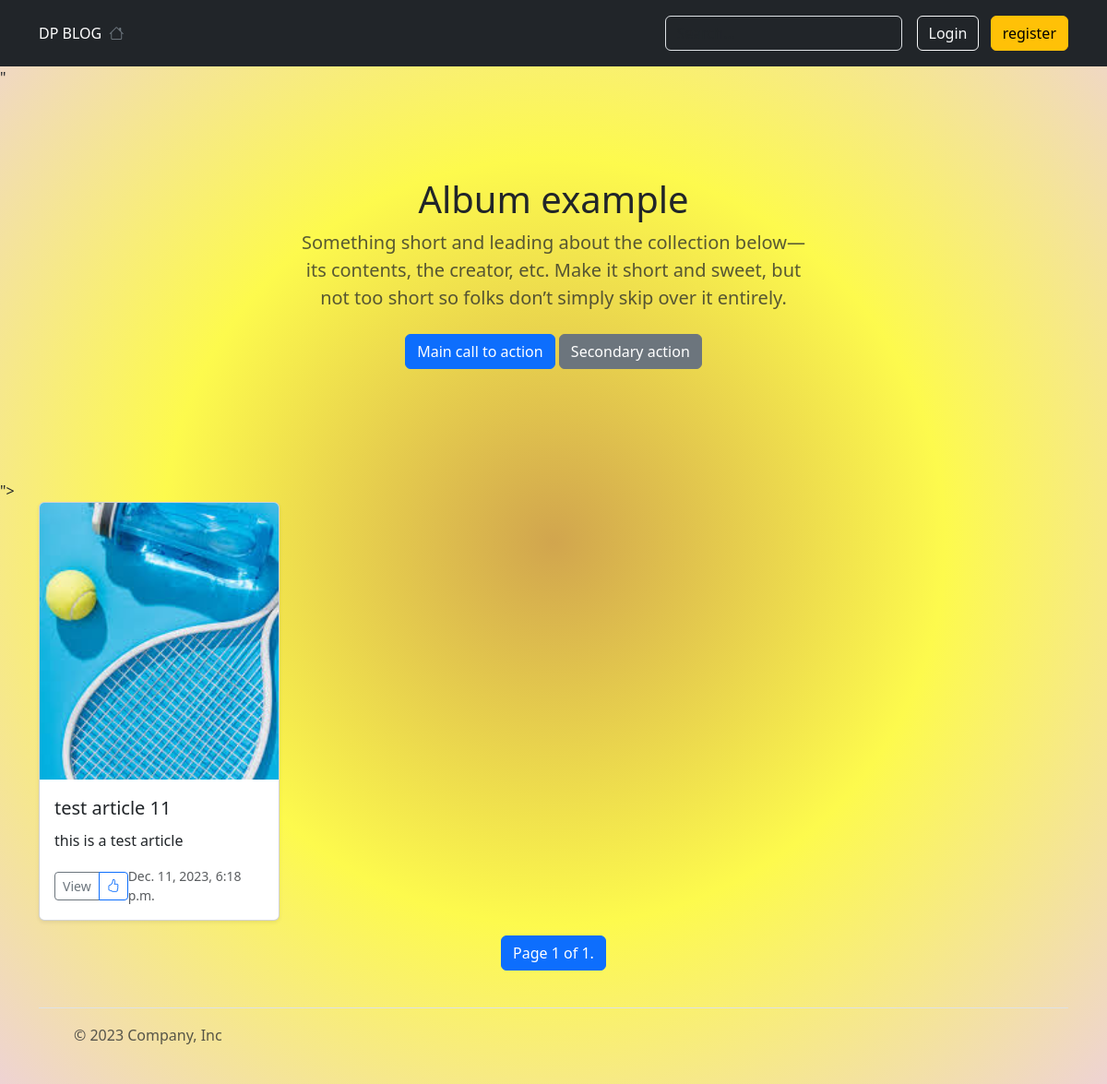
The app's page /, older data.
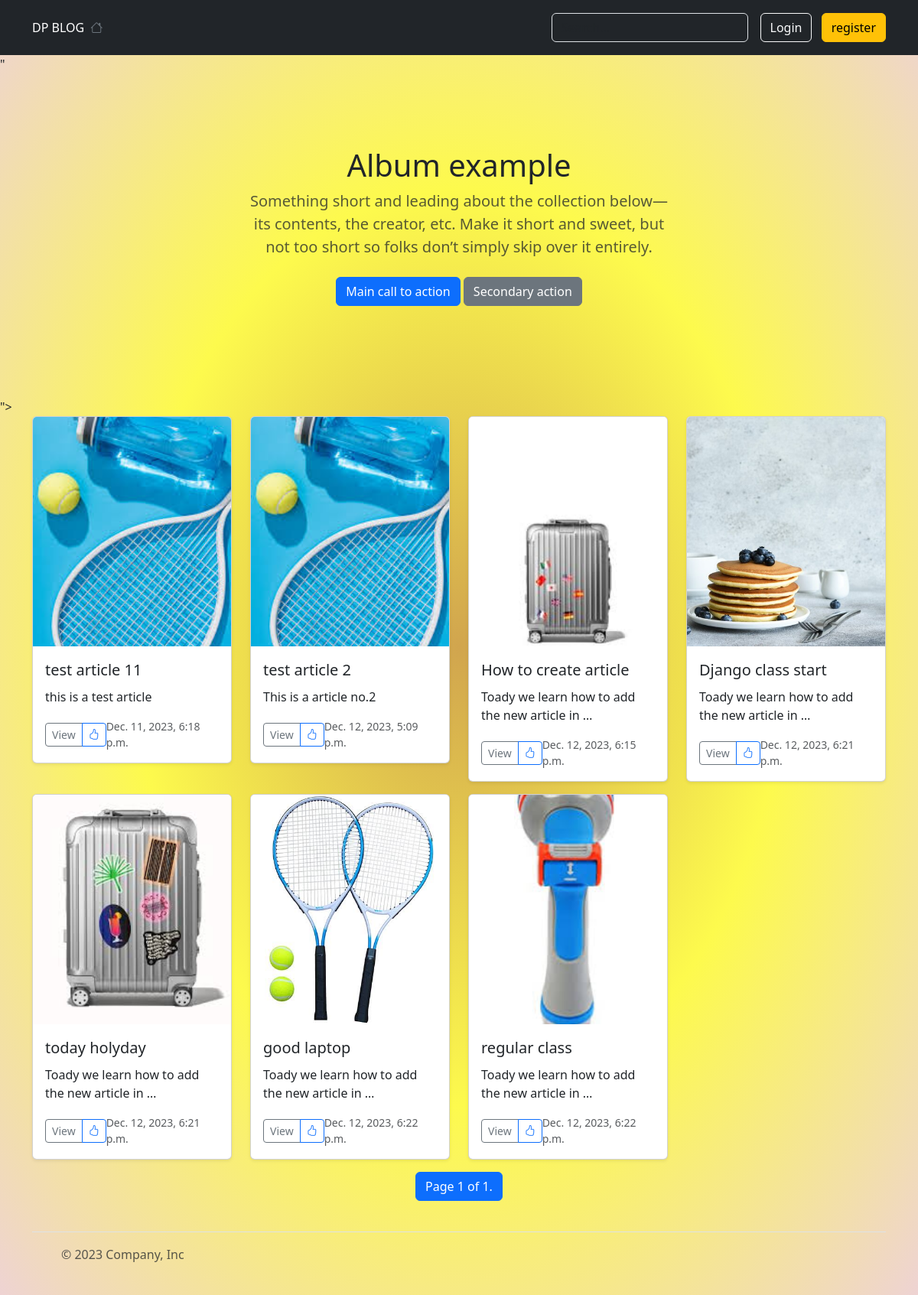
The same page, newer data.
### blog/models.py (models this page shows, shortened)
class Article(models.Model):
    title= models.CharField("Article title", max_length=100)
    image = models.ImageField("Article title ", upload_to="article/image")
    content = models.TextField()
    topic = models.ForeignKey(Topic, on_delete=models.CASCADE)
    create_at = models.DateTimeField(auto_now=True)
    author = models.ForeignKey("auth.user",on_delete=models.CASCADE)
    like = models.PositiveIntegerField("Total like ",default=0)

### blog/views.py (the view)
# urls.py: path('', views.home_view, name='home'),
def home_view(request):
    article_list = Article.objects.all()
    topic_list = Topic.objects.all()
    paginator = Paginator(article_list, 8)
    page = request.GET.get('p', 1)
    articles = paginator.get_page(page)
    ctx = {
        'articles': articles,
        'topic': topic_list,
    }
    return render(request, 'blog/home.html', ctx)

### templates/blog/home.html (shortened to what this page needs)
{% extends 'layout/base.html' %}
{% load static %}
{% block content %}
"<section class="py-5 text-center container">
  <div class="row py-lg-5">
    <div class="col-lg-6 col-md-8 mx-auto">
      <h1 class="fw-light">Album example</h1>
      <p class="lead text-muted">Something short and leading about the collection below—its contents, the creator, etc.
        Make it short and sweet, but not too short so folks don’t simply skip over it entirely.</p>
      <p>
        <a href="#" class="btn btn-primary my-2">Main call to action</a>
        <a href="#" class="btn btn-secondary my-2">Secondary action</a>
      </p>
    </div>
  </div>
</section>">
<div class="container">
  <div class="row">
    {% for item in articles %}
    {% include 'components/article_card.html' %}
    {% endfor %}
    <nav aria-label="Page navigation example">
      <ul class="pagination justify-content-center">
        <li class="page-item"><span class="page-link active">
            Page {{ articles.number }} of {{ articles.paginator.num_pages }}.
          </span>
        </li>
      </ul>
    </nav>
  </div>
</div>
{% endblock %}

### templates/components/article_card.html (shortened to what this page needs)
{% load static %}
<div class="col-lg-3 col-md-6 mb-3">
    <div class="card shadow-sm">
        <img src="{{item.image.url}}" alt="{{item.title}}" class="card-img-top" height="300">
        <div class="card-body">
            <a href="{% url 'detail' item.id %}" class="card-title fs-5 nav-link">
                {{item.title}}
            </a>
            <p class="card-text">
                {{item.content|truncatewords:10}}
            </p>
            <div class="d-flex justify-content-between align-items-center">
                <div class="btn-group">
                    <a href="{% url 'detail' item.id %}" class="btn btn-sm btn-outline-secondary">View</a>
                    {% if item.author == user %}
                    <a href="{% url 'edit' item.id %}" class="btn btn-sm btn-outline-secondary">Edit</a>
                    {% else %}
                    <a class="btn btn-sm btn-outline-primary">
                        <i class="bi bi-hand-thumbs-up"></i>
                    </a>
                    {% endif %}
                </div>
                <small class="text-body-secondary">
                    {{item.create_at}}
                </small>
            </div>
        </div>
    </div>
</div>

Row changes from the older to the newer data that the page shows:
added Article: image (picture), title "test article 2", content "This is a article no.2", create_at "Dec. 12, 2023, 5:09 p.m."
added Article: image (picture), title "How to create article", content "Toady we learn how to add the new article in …", create_at "Dec. 12, 2023, 6:15 p.m."
added Article: image (picture), title "Django class start", content "Toady we learn how to add the new article in …", create_at "Dec. 12, 2023, 6:21 p.m."
added Article: image (picture), title "today holyday", content "Toady we learn how to add the new article in …", create_at "Dec. 12, 2023, 6:21 p.m."
added Article: image (picture), title "good laptop", content "Toady we learn how to add the new article in …", create_at "Dec. 12, 2023, 6:22 p.m."
added Article: image (picture), title "regular class", content "Toady we learn how to add the new article in …", create_at "Dec. 12, 2023, 6:22 p.m."
